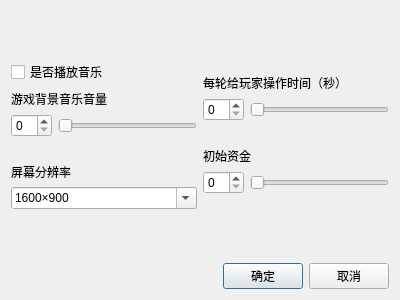
<?xml version="1.0" encoding="UTF-8"?>
<ui version="4.0">
 <class>OptionDialog</class>
 <widget class="QDialog" name="OptionDialog">
  <property name="geometry">
   <rect>
    <x>0</x>
    <y>0</y>
    <width>400</width>
    <height>300</height>
   </rect>
  </property>
  <property name="windowTitle">
   <string>Dialog</string>
  </property>
  <layout class="QVBoxLayout" name="verticalLayout_4">
   <item>
    <layout class="QHBoxLayout" name="horizontalLayout">
     <item>
      <layout class="QVBoxLayout" name="verticalLayout">
       <item>
        <spacer name="verticalSpacer_2">
         <property name="orientation">
          <enum>Qt::Vertical</enum>
         </property>
         <property name="sizeHint" stdset="0">
          <size>
           <width>20</width>
           <height>40</height>
          </size>
         </property>
        </spacer>
       </item>
       <item>
        <widget class="QCheckBox" name="isplaymusic">
         <property name="text">
          <string>是否播放音乐</string>
         </property>
        </widget>
       </item>
       <item>
        <widget class="QLabel" name="label_2">
         <property name="text">
          <string>游戏背景音乐音量</string>
         </property>
        </widget>
       </item>
       <item>
        <layout class="QHBoxLayout" name="horizontalLayout_5">
         <item>
          <widget class="QSpinBox" name="musicvolumespinBox"/>
         </item>
         <item>
          <widget class="QSlider" name="musicvolumeslider">
           <property name="orientation">
            <enum>Qt::Horizontal</enum>
           </property>
          </widget>
         </item>
        </layout>
       </item>
       <item>
        <spacer name="horizontalSpacer_2">
         <property name="orientation">
          <enum>Qt::Horizontal</enum>
         </property>
         <property name="sizeHint" stdset="0">
          <size>
           <width>40</width>
           <height>20</height>
          </size>
         </property>
        </spacer>
       </item>
       <item>
        <widget class="QLabel" name="label_resolution">
         <property name="text">
          <string>屏幕分辨率</string>
         </property>
        </widget>
       </item>
       <item>
        <widget class="QComboBox" name="resolution">
         <property name="editable">
          <bool>true</bool>
         </property>
         <property name="currentIndex">
          <number>0</number>
         </property>
         <property name="sizeAdjustPolicy">
          <enum>QComboBox::AdjustToContents</enum>
         </property>
         <property name="duplicatesEnabled">
          <bool>false</bool>
         </property>
         <item>
          <property name="text">
           <string>1600×900</string>
          </property>
         </item>
         <item>
          <property name="text">
           <string>1440×810</string>
          </property>
         </item>
         <item>
          <property name="text">
           <string>1280×720</string>
          </property>
         </item>
        </widget>
       </item>
       <item>
        <spacer name="verticalSpacer">
         <property name="orientation">
          <enum>Qt::Vertical</enum>
         </property>
         <property name="sizeHint" stdset="0">
          <size>
           <width>20</width>
           <height>40</height>
          </size>
         </property>
        </spacer>
       </item>
      </layout>
     </item>
     <item>
      <layout class="QVBoxLayout" name="verticalLayout_2">
       <item>
        <spacer name="verticalSpacer_3">
         <property name="orientation">
          <enum>Qt::Vertical</enum>
         </property>
         <property name="sizeHint" stdset="0">
          <size>
           <width>20</width>
           <height>40</height>
          </size>
         </property>
        </spacer>
       </item>
       <item>
        <widget class="QLabel" name="label">
         <property name="text">
          <string>每轮给玩家操作时间（秒）</string>
         </property>
        </widget>
       </item>
       <item>
        <layout class="QHBoxLayout" name="horizontalLayout_4">
         <item>
          <widget class="QSpinBox" name="operatetime"/>
         </item>
         <item>
          <widget class="QSlider" name="operatetime_Slider">
           <property name="orientation">
            <enum>Qt::Horizontal</enum>
           </property>
          </widget>
         </item>
        </layout>
       </item>
       <item>
        <spacer name="horizontalSpacer">
         <property name="orientation">
          <enum>Qt::Horizontal</enum>
         </property>
         <property name="sizeHint" stdset="0">
          <size>
           <width>40</width>
           <height>20</height>
          </size>
         </property>
        </spacer>
       </item>
       <item>
        <widget class="QLabel" name="label_initialfund">
         <property name="text">
          <string>初始资金</string>
         </property>
        </widget>
       </item>
       <item>
        <layout class="QHBoxLayout" name="horizontalLayout_2">
         <item>
          <widget class="QSpinBox" name="initial_fund_SpinBox"/>
         </item>
         <item>
          <widget class="QSlider" name="initial_fund_Slider">
           <property name="orientation">
            <enum>Qt::Horizontal</enum>
           </property>
          </widget>
         </item>
        </layout>
       </item>
       <item>
        <spacer name="verticalSpacer_4">
         <property name="orientation">
          <enum>Qt::Vertical</enum>
         </property>
         <property name="sizeHint" stdset="0">
          <size>
           <width>20</width>
           <height>40</height>
          </size>
         </property>
        </spacer>
       </item>
      </layout>
     </item>
    </layout>
   </item>
   <item>
    <layout class="QHBoxLayout" name="horizontalLayout_3">
     <item>
      <spacer name="horizontalSpacer_3">
       <property name="orientation">
        <enum>Qt::Horizontal</enum>
       </property>
       <property name="sizeHint" stdset="0">
        <size>
         <width>40</width>
         <height>20</height>
        </size>
       </property>
      </spacer>
     </item>
     <item>
      <widget class="QPushButton" name="confirm">
       <property name="text">
        <string>确定</string>
       </property>
      </widget>
     </item>
     <item>
      <widget class="QPushButton" name="cancel">
       <property name="text">
        <string>取消</string>
       </property>
      </widget>
     </item>
    </layout>
   </item>
  </layout>
 </widget>
 <resources/>
 <connections/>
</ui>
